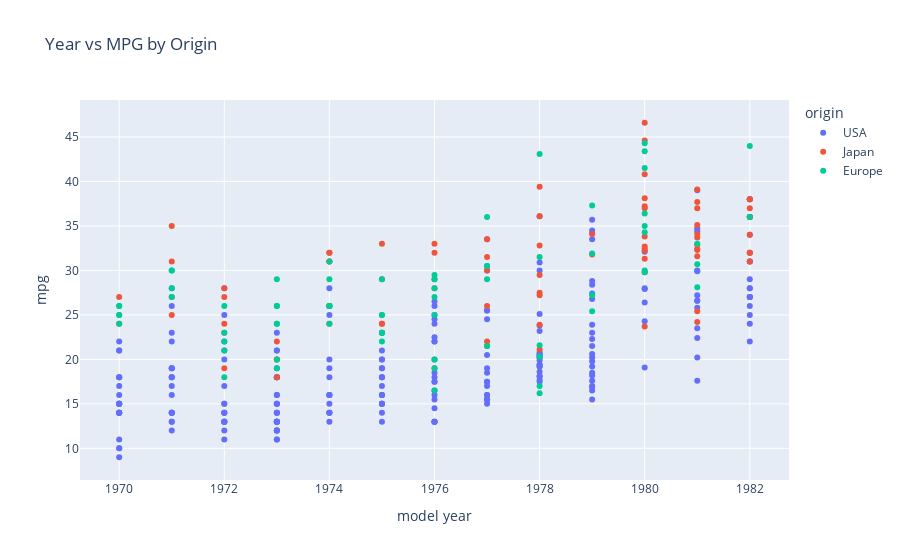

Write notebook code for a chart like this one.
### Markdown cell above
## Question 4

How has the fuel efficiency of cars changed over time? Does the trend differ for American, European, and Japanese cars?

### Code cell
# display the change of fuel efficiency over the years grouped by origin
fig = px.scatter(df, x='model year', y='mpg', color='origin', title='Year vs MPG by Origin')
fig.show()

# 대체적으로 MPG는 시간에 따라 증가하나, 국가별 차이가 존재함.

### Figure 1 — Plotly figure (JSON) as saved in the notebook; plotly's stock layout.template omitted (floating-point values rounded to 4 significant figures; data arrays with more than 128 entries replaced by an {"elided": "..."} marker saying what was removed)
{"data": [{"hovertemplate": "origin=USA<br>model year=%{x}<br>mpg=%{y}<extra></extra>", "legendgroup": "USA", "marker": {"color": "#636efa", "symbol": "circle"}, "mode": "markers", "name": "USA", "orientation": "v", "showlegend": true, "type": "scatter", "x": {"elided": "245 int values"}, "xaxis": "x", "y": {"elided": "245 float values"}, "yaxis": "y"}, {"hovertemplate": "origin=Japan<br>model year=%{x}<br>mpg=%{y}<extra></extra>", "legendgroup": "Japan", "marker": {"color": "#EF553B", "symbol": "circle"}, "mode": "markers", "name": "Japan", "orientation": "v", "showlegend": true, "type": "scatter", "x": [1970, 1970, 1971, 1971, 1971, 1971, 1972, 1972, 1972, 1972, 1972, 1973, 1973, 1973, 1973, 1974, 1974, 1974, 1974, 1974, 1974, 1975, 1975, 1975, 1975, 1976, 1976, 1976, 1976, 1977, 1977, 1977, 1977, 1977, 1977, 1978, 1978, 1978, 1978, 1978, 1978, 1978, 1978, 1979, 1979, 1980, 1980, 1980, 1980, 1980, 1980, 1980, 1980, 1980, 1980, 1980, 1980, 1980, 1981, 1981, 1981, 1981, 1981, 1981, 1981, 1981, 1981, 1981, 1981, 1981, 1982, 1982, 1982, 1982, 1982, 1982, 1982, 1982, 1982], "xaxis": "x", "y": [24.0, 27.0, 27.0, 25.0, 31.0, 35.0, 24.0, 19.0, 28.0, 23.0, 27.0, 20.0, 22.0, 18.0, 20.0, 31.0, 32.0, 31.0, 32.0, 24.0, 26.0, 29.0, 24.0, 24.0, 33.0, 33.0, 32.0, 28.0, 19.0, 31.5, 33.5, 26.0, 30.0, 22.0, 21.5, 32.8, 39.4, 36.1, 27.5, 27.2, 21.1, 23.9, 29.5, 34.1, 31.8, 38.1, 37.2, 29.8, 31.3, 37.0, 32.2, 46.6, 40.8, 44.6, 33.8, 32.7, 23.7, 32.4, 39.1, 35.1, 32.3, 37.0, 37.7, 34.1, 33.7, 32.4, 32.9, 31.6, 25.4, 24.2, 37.0, 31.0, 36.0, 36.0, 34.0, 38.0, 32.0, 38.0, 32.0], "yaxis": "y"}, {"hovertemplate": "origin=Europe<br>model year=%{x}<br>mpg=%{y}<extra></extra>", "legendgroup": "Europe", "marker": {"color": "#00cc96", "symbol": "circle"}, "mode": "markers", "name": "Europe", "orientation": "v", "showlegend": true, "type": "scatter", "x": [1970, 1970, 1970, 1970, 1970, 1971, 1971, 1971, 1971, 1972, 1972, 1972, 1972, 1972, 1973, 1973, 1973, 1973, 1973, 1973, 1973, 1974, 1974, 1974, 1974, 1974, 1974, 1975, 1975, 1975, 1975, 1975, 1975, 1976, 1976, 1976, 1976, 1976, 1976, 1976, 1976, 1977, 1977, 1977, 1977, 1978, 1978, 1978, 1978, 1978, 1978, 1979, 1979, 1979, 1979, 1980, 1980, 1980, 1980, 1980, 1980, 1980, 1980, 1981, 1981, 1981, 1982, 1982], "xaxis": "x", "y": [26.0, 25.0, 24.0, 25.0, 26.0, 28.0, 30.0, 30.0, 27.0, 23.0, 18.0, 22.0, 21.0, 26.0, 26.0, 26.0, 29.0, 24.0, 20.0, 19.0, 24.0, 29.0, 26.0, 26.0, 24.0, 26.0, 31.0, 25.0, 29.0, 23.0, 23.0, 22.0, 25.0, 28.0, 25.0, 27.0, 29.0, 29.5, 20.0, 19.0, 16.5, 36.0, 29.0, 30.5, 21.5, 43.1, 20.3, 17.0, 21.6, 16.2, 31.5, 31.9, 25.4, 27.2, 37.3, 41.5, 34.3, 44.3, 43.4, 36.4, 30.0, 29.8, 35.0, 33.0, 28.1, 30.7, 36.0, 44.0], "yaxis": "y"}], "layout": {"legend": {"title": {"text": "origin"}, "tracegroupgap": 0}, "title": {"text": "Year vs MPG by Origin"}, "xaxis": {"anchor": "y", "domain": [0, 1], "title": {"text": "model year"}}, "yaxis": {"anchor": "x", "domain": [0, 1], "title": {"text": "mpg"}}}}
